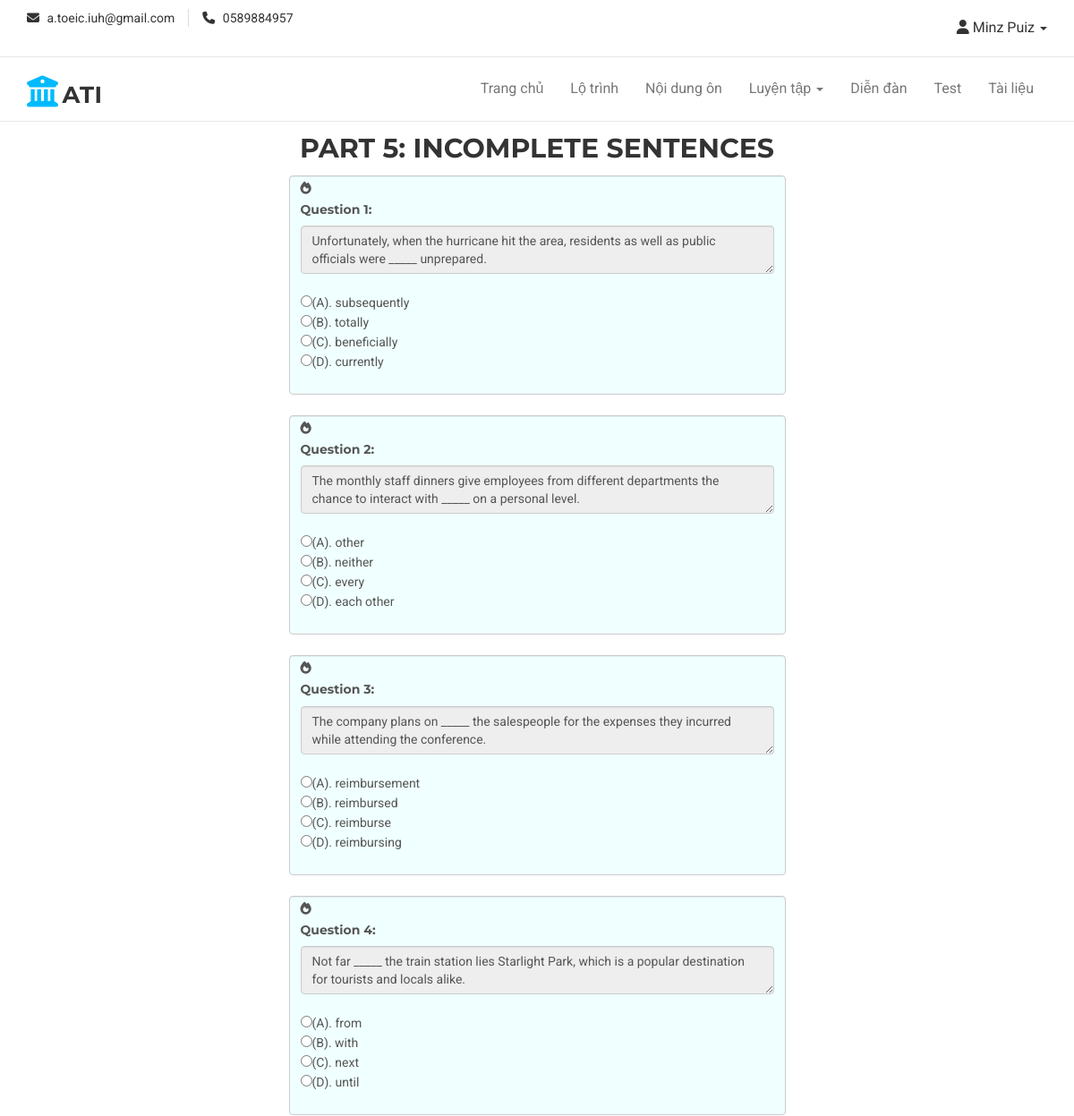
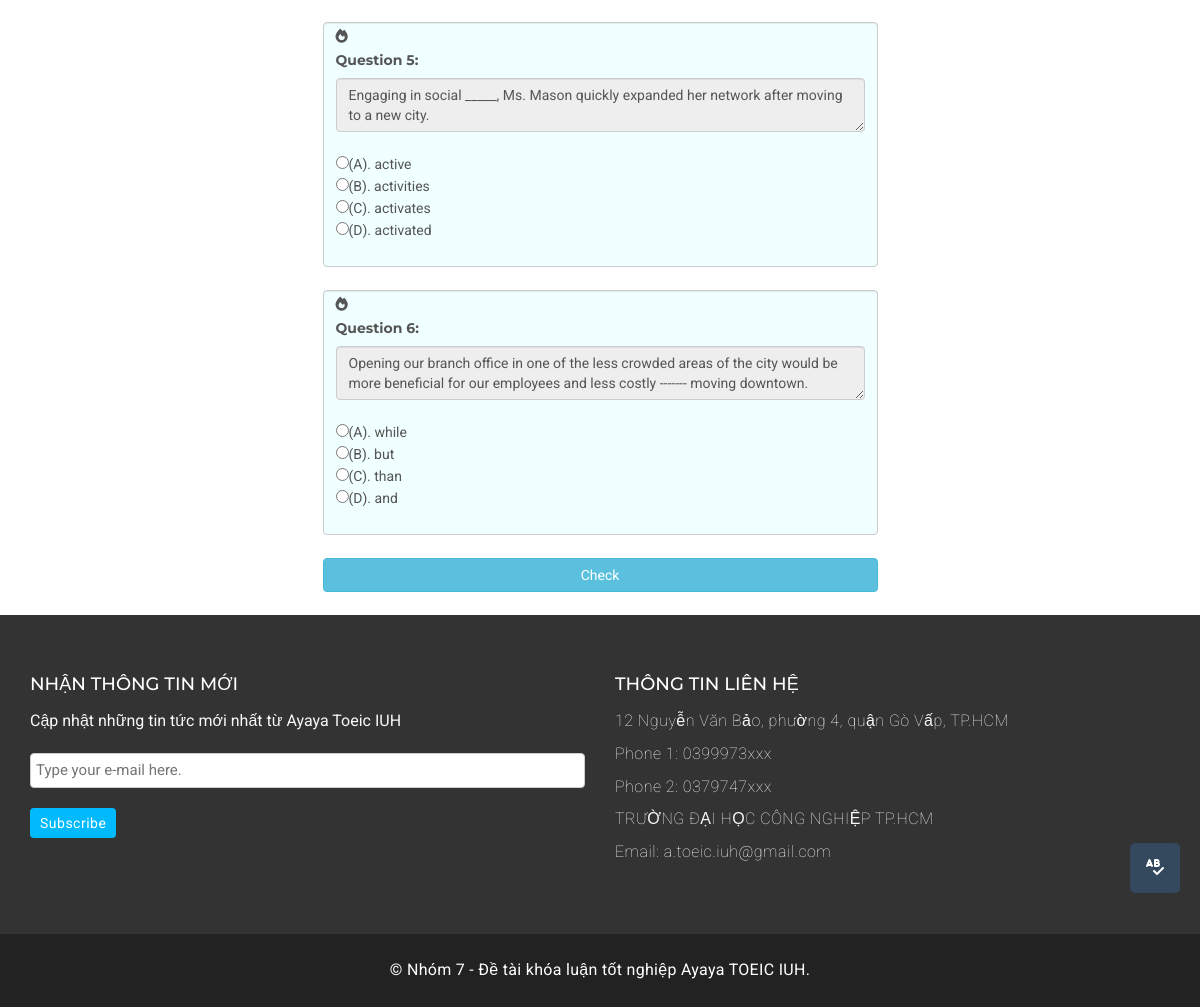
Page /view/Test1_R5.php (signed in) on the committed database (2 pictures, top to bottom).
### tables this page shows
CREATE TABLE `noidungon` (
  `MaCH` bigint(20) NOT NULL,
  `MaPart` varchar(10) NOT NULL,
  `Cauhoi` longtext NOT NULL,
  `DapanA` varchar(200) NOT NULL,
  `DapanB` varchar(200) NOT NULL,
  `DapanC` varchar(200) NOT NULL,
  `DapanD` varchar(200) NOT NULL,
  `DapanDung` varchar(200) NOT NULL,
  `MaDV` varchar(10) DEFAULT NULL,
  `Hinh` varchar(256) DEFAULT NULL,
  `script` text DEFAULT NULL,
  `route_level` int(10) DEFAULT NULL
);

### model/mch.php (called while the page is built, shortened)
<?php
    class mCH
    {
        function loadingl2()
        {
            $conn=mysqli_connect('localhost','ayayatoe','tP94l7nyXH(9#B','ayayatoe_toeic');
		    mysqli_set_charset($conn ,'utf8');
            if($conn)
            {
                $sql = "select * from noidungon where MaPart = 'R5' ORDER BY RAND() LIMIT 6";
                $qr = mysqli_query($conn,$sql);
                return $qr;
            }
            else
            {
                return false;
            }
        }
    }
?>

### controller/cch.php (called while the page is built, shortened)
<?php
    include('../model/mch.php');
    class cCH
    {
        function loadl2()
        {
            $p= new mCH();
            $r = $p->loadingl2();
            return $r;
        }
    }
?>

### view/Test1_R5.php (the view, shortened to what this page needs)
<?php
    include('header.php');
    if($_SESSION['vt']=='QTHT')
    {
        echo '<script>alert("Bạn không được cấp quyền này !")</script>';
        echo '<script>window.location.href="../Admin/index.php"</script>';
    }
    elseif($_SESSION['vt']=='QLTL')
    {
        echo '<script>alert("Bạn không được cấp quyền này !")</script>';
        echo '<script>window.location.href="index.php"</script>';
    }
    else
    {
        include('../controller/cch.php');
        $p=new cCH();
        $hien=$p->loadl2();
?>
<!DOCTYPE html>
<html lang="en">
<head>
    <link rel="stylesheet" href="../assets/css/practice/dictionary.css">
    <link rel="stylesheet" href="https://cdnjs.cloudflare.com/ajax/libs/font-awesome/6.3.0/css/all.min.css">
</head>
<body>
    <div class="container">
        <div id="myPopup">
        </div>
        <div class="row">
            <div class="col-md-3"></div>
            <div class="col-md-6">
                <form action="" method="post">
                    <h2 style="text-align: center; margin: 10px;">PART 5: INCOMPLETE SENTENCES</h2>
                    <?php
                        if(mysqli_num_rows($hien)>0)
                        {
                            $thutu = 1;
                            while($row=mysqli_fetch_assoc($hien))
                            {
                    ?>
                        <div class="noidung" data-id="<?php echo $row['MaCH']; ?>">
                            <div style="height: 100%; background-color: azure;" class="form-control">
                                <i class="fa-solid fa-fire"><h5 style="font-weight: bold;"><?php echo 'Question'.' '. $thutu++.':'; ?></h5></i>
                                <div style="text-align: center;" id="">
                                    <textarea class="form-control"  name="" id="" rows="auto" cols="80" readonly><?php echo $row['Cauhoi']; ?></textarea>
                                </div><br>
                                <ul>
                                    <li>
                                        <input type="radio" name="dapan_<?php echo $row['MaCH']; ?>" id="dapan_<?php echo $row['MaCH']; ?>" value="<?php echo $row['DapanA']; ?>"><?php echo '(A)'.'.'.' '.$row['DapanA']; ?>
                                    </li>
                                    <li>
                                        <input type="radio" name="dapan_<?php echo $row['MaCH']; ?>" id="dapan_<?php echo $row['MaCH']; ?>" value="<?php echo $row['DapanB']; ?>"><?php echo '(B)'.'.'.' '.$row['DapanB']; ?>
                                    </li>
                                    <li>
                                        <input type="radio" name="dapan_<?php echo $row['MaCH']; ?>" id="dapan_<?php echo $row['MaCH']; ?>" value="<?php echo $row['DapanC']; ?>"><?php echo '(C)'.'.'.' '.$row['DapanC']; ?>
                                    </li>
                                    <li>
                                        <input type="radio" name="dapan_<?php echo $row['MaCH']; ?>" id="dapan_<?php echo $row['MaCH']; ?>" value="<?php echo $row['DapanD']; ?>"><?php echo '(D)'.'.'.' '.$row['DapanD']; ?>
                                    </li>
                                </ul><br>
                            </div><br>
                        </div>
                    <?php
                            }
                        }
                        else
                        {
                            echo 'Không có dữ liệu';
                        }
                    ?>
                    <button type="submit" name="gui" id="gui" class="btn btn-info btn-block">Check</button><br>
                    <button class="my-button-dictionary" type="button" class="btn btn-info" data-toggle="modal" data-target=".bd-example-modal-lg"><i class="fa-solid fa-spell-check fa-beat-fade"></i></button>
                </form>
            </div>
            <div class="col-md-3"></div>
        </div>
    </div>
<?php
    }
    include('footer.php');
?>
</body>
</html>

### assets/css/style.css (style rules this page uses)
body { background-color: #ffffff; font-family: "Roboto", sans-serif; color: #333333; font-size: 16px; overflow-x: hidden; }
ul { padding: 0; margin: 0; list-style: none; }
h1, h2, h3, h4, h5, h6 { font-family: "Montserrat", sans-serif; }
h2 { font-size: 30px; font-weight: 700; line-height: 40px; margin: 0; }

### assets/css/practice/dictionary.css (style rules this page uses)
#myPopup, .my-button-dictionary { position: fixed; bottom: 110px; right: 18px; height: 50px; width: 50px; }

### view/Test1_R5.php (style rules this page uses)
.my-button-dictionary { background-color: #34495e; color: white; border: none; padding: 10px; text-align: center; text-decoration: none; display: inline-block; margin: 4px 2px; cursor: pointer; border-radius: 5px; }

### rows in the picture
noidungon: Cauhoi "Unfortunately, when the hurricane hit the area, residents as well as public officials were _____ unprepared.", DapanA "subsequently", DapanB "totally", DapanC "beneficially", DapanD "currently"
noidungon: Cauhoi "The monthly staff dinners give employees from different departments the chance to interact with _____ on a personal level.", DapanA "other", DapanB "neither", DapanC "every", DapanD "each other"
noidungon: Cauhoi "The company plans on _____ the salespeople for the expenses they incurred while attending the conference.", DapanA "reimbursement", DapanB "reimbursed", DapanC "reimburse", DapanD "reimbursing"
noidungon: Cauhoi "Not far _____ the train station lies Starlight Park, which is a popular destination for tourists and locals alike.", DapanA "from", DapanB "with", DapanC "next", DapanD "until"
noidungon: Cauhoi "Engaging in social _____, Ms. Mason quickly expanded her network after moving to a new city.", DapanA "active", DapanB "activities", DapanC "activates", DapanD "activated"
noidungon: Cauhoi "Opening our branch office in one of the less crowded areas of the city would be more beneficial for our employees and less costly ------- moving downtown.", DapanA "while", DapanB "but", DapanC "than", DapanD "and"

### other values in the picture
$r['TenUser'] "Minz Puiz"
